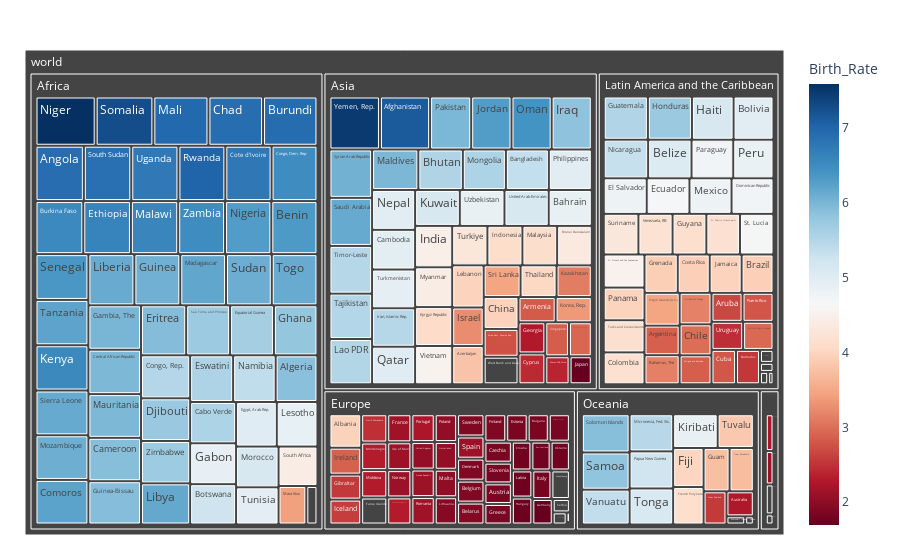

The code cell stored with this chart in its notebook:
### Code cell
fig = px.treemap(birth_rate_df, path=[px.Constant("world"), 'region', 'Country_Name'], values='Birth_Rate',
                  color='Birth_Rate', hover_data=['Country_Code'],
                  color_continuous_scale='RdBu',
                  )
fig.update_layout(margin = dict(t=50, l=25, r=25, b=25))
fig.show()

### Figure 1 — Plotly figure (JSON) as saved in the notebook; plotly's stock layout.template omitted (floating-point values rounded to 4 significant figures; data arrays with more than 128 entries replaced by an {"elided": "..."} marker saying what was removed)
{"data": [{"branchvalues": "total", "customdata": {"elided": "222x2 mixed values"}, "domain": {"x": [0, 1], "y": [0, 1]}, "hovertemplate": "labels=%{label}<br>Birth_Rate_sum=%{value}<br>parent=%{parent}<br>id=%{id}<br>Country_Code=%{customdata[0]}<br>Birth_Rate=%{color}<extra></extra>", "ids": {"elided": "222 str values"}, "labels": {"elided": "222 str values"}, "marker": {"coloraxis": "coloraxis", "colors": {"elided": "222 float values"}}, "name": "", "parents": {"elided": "222 str values"}, "type": "treemap", "values": {"elided": "222 float values"}}], "layout": {"coloraxis": {"colorbar": {"title": {"text": "Birth_Rate"}}, "colorscale": [[0, "rgb(103,0,31)"], [0.1, "rgb(178,24,43)"], [0.2, "rgb(214,96,77)"], [0.3, "rgb(244,165,130)"], [0.4, "rgb(253,219,199)"], [0.5, "rgb(247,247,247)"], [0.6, "rgb(209,229,240)"], [0.7, "rgb(146,197,222)"], [0.8, "rgb(67,147,195)"], [0.9, "rgb(33,102,172)"], [1, "rgb(5,48,97)"]]}, "legend": {"tracegroupgap": 0}, "margin": {"b": 25, "l": 25, "r": 25, "t": 50}}}
